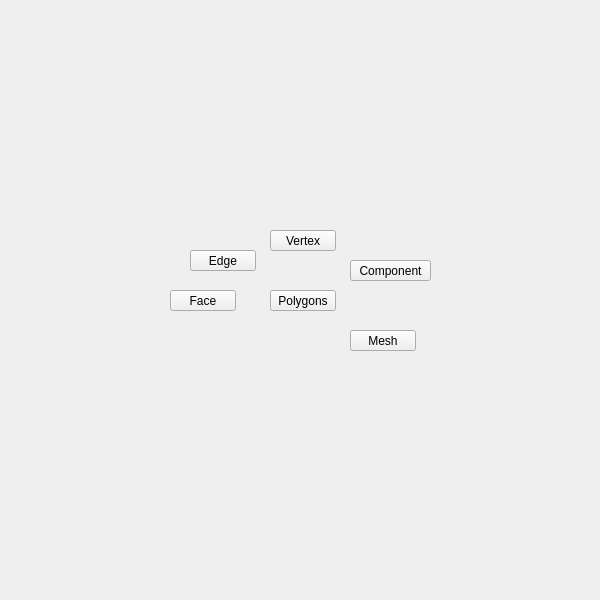
<?xml version="1.0" encoding="UTF-8"?>
<ui version="4.0">
 <class>QtUi</class>
 <widget class="QMainWindow" name="QtUi">
  <property name="enabled">
   <bool>true</bool>
  </property>
  <property name="geometry">
   <rect>
    <x>0</x>
    <y>0</y>
    <width>600</width>
    <height>600</height>
   </rect>
  </property>
  <property name="sizePolicy">
   <sizepolicy hsizetype="Ignored" vsizetype="Ignored">
    <horstretch>0</horstretch>
    <verstretch>0</verstretch>
   </sizepolicy>
  </property>
  <property name="minimumSize">
   <size>
    <width>0</width>
    <height>0</height>
   </size>
  </property>
  <property name="maximumSize">
   <size>
    <width>600</width>
    <height>600</height>
   </size>
  </property>
  <property name="cursor">
   <cursorShape>ArrowCursor</cursorShape>
  </property>
  <property name="windowTitle">
   <string>Toolkit</string>
  </property>
  <property name="toolButtonStyle">
   <enum>Qt::ToolButtonIconOnly</enum>
  </property>
  <property name="tabShape">
   <enum>QTabWidget::Triangular</enum>
  </property>
  <property name="dockNestingEnabled">
   <bool>true</bool>
  </property>
  <property name="dockOptions">
   <set>QMainWindow::AllowNestedDocks|QMainWindow::AllowTabbedDocks|QMainWindow::AnimatedDocks|QMainWindow::ForceTabbedDocks</set>
  </property>
  <widget class="QWidget" name="mainWindow">
   <property name="sizePolicy">
    <sizepolicy hsizetype="Ignored" vsizetype="Ignored">
     <horstretch>0</horstretch>
     <verstretch>0</verstretch>
    </sizepolicy>
   </property>
   <widget class="QPushButton" name="i010">
    <property name="geometry">
     <rect>
      <x>270</x>
      <y>290</y>
      <width>66</width>
      <height>21</height>
     </rect>
    </property>
    <property name="minimumSize">
     <size>
      <width>0</width>
      <height>21</height>
     </size>
    </property>
    <property name="maximumSize">
     <size>
      <width>16777215</width>
      <height>21</height>
     </size>
    </property>
    <property name="whatsThis">
     <string>polygons</string>
    </property>
    <property name="text">
     <string>Polygons</string>
    </property>
   </widget>
   <widget class="QPushButton" name="i004">
    <property name="geometry">
     <rect>
      <x>350</x>
      <y>330</y>
      <width>66</width>
      <height>21</height>
     </rect>
    </property>
    <property name="minimumSize">
     <size>
      <width>0</width>
      <height>21</height>
     </size>
    </property>
    <property name="maximumSize">
     <size>
      <width>16777215</width>
      <height>21</height>
     </size>
    </property>
    <property name="whatsThis">
     <string>polygons_mesh</string>
    </property>
    <property name="text">
     <string>Mesh</string>
    </property>
   </widget>
   <widget class="QPushButton" name="i000">
    <property name="geometry">
     <rect>
      <x>270</x>
      <y>230</y>
      <width>66</width>
      <height>21</height>
     </rect>
    </property>
    <property name="minimumSize">
     <size>
      <width>0</width>
      <height>21</height>
     </size>
    </property>
    <property name="maximumSize">
     <size>
      <width>16777215</width>
      <height>21</height>
     </size>
    </property>
    <property name="whatsThis">
     <string>polygons_vertex</string>
    </property>
    <property name="text">
     <string>Vertex</string>
    </property>
   </widget>
   <widget class="QPushButton" name="i002">
    <property name="geometry">
     <rect>
      <x>190</x>
      <y>250</y>
      <width>66</width>
      <height>21</height>
     </rect>
    </property>
    <property name="minimumSize">
     <size>
      <width>0</width>
      <height>21</height>
     </size>
    </property>
    <property name="maximumSize">
     <size>
      <width>16777215</width>
      <height>21</height>
     </size>
    </property>
    <property name="whatsThis">
     <string>polygons_edge</string>
    </property>
    <property name="text">
     <string>Edge</string>
    </property>
   </widget>
   <widget class="QPushButton" name="i003">
    <property name="geometry">
     <rect>
      <x>170</x>
      <y>290</y>
      <width>66</width>
      <height>21</height>
     </rect>
    </property>
    <property name="minimumSize">
     <size>
      <width>0</width>
      <height>21</height>
     </size>
    </property>
    <property name="maximumSize">
     <size>
      <width>16777215</width>
      <height>21</height>
     </size>
    </property>
    <property name="whatsThis">
     <string>polygons_face</string>
    </property>
    <property name="text">
     <string>Face</string>
    </property>
   </widget>
   <widget class="QPushButton" name="i011">
    <property name="geometry">
     <rect>
      <x>350</x>
      <y>260</y>
      <width>81</width>
      <height>21</height>
     </rect>
    </property>
    <property name="minimumSize">
     <size>
      <width>0</width>
      <height>21</height>
     </size>
    </property>
    <property name="maximumSize">
     <size>
      <width>16777215</width>
      <height>21</height>
     </size>
    </property>
    <property name="whatsThis">
     <string>polygons_component</string>
    </property>
    <property name="text">
     <string>Component</string>
    </property>
   </widget>
  </widget>
 </widget>
 <resources/>
 <connections/>
 <designerdata>
  <property name="gridDeltaX">
   <number>5</number>
  </property>
  <property name="gridDeltaY">
   <number>10</number>
  </property>
  <property name="gridSnapX">
   <bool>true</bool>
  </property>
  <property name="gridSnapY">
   <bool>true</bool>
  </property>
  <property name="gridVisible">
   <bool>true</bool>
  </property>
 </designerdata>
</ui>
